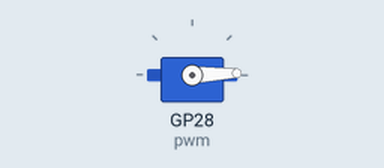
Bench run of a program on a simulated Raspberry Pi Pico running MicroPython. On the bench: servo. Servo angles are drawn from the pulse width (0.5 ms = 0°, 2.5 ms = 180°).

Above: at 0.05 s.
At 0.35 s:
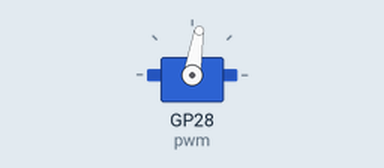
At 0.7 s:
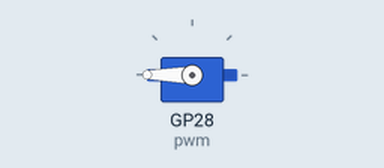
At 1.35 s:
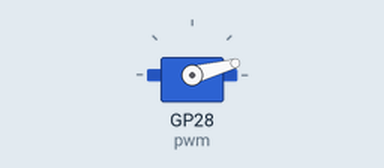
Timing chart, 0 to 3.2 s (numbered marks = the images above):
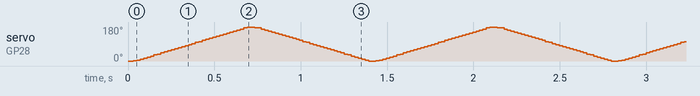

The program:

EP.10_main_server.py
```python
# servo specicfication
# MG90s
# test with raspberry pi pico

from time import sleep
from machine import Pin, PWM

pwm = PWM(Pin(28))
pwm.freq(50)

# default value
# max_range = 8400
# min_range = 1400

max_range = 8400
min_range = 1400

while True:
    for position in range(min_range, max_range, 100):
        pwm.duty_u16(position)

        sleep(0.01)

    for position in range(max_range, min_range, -100):
        pwm.duty_u16(position)

        sleep(0.01)
```
